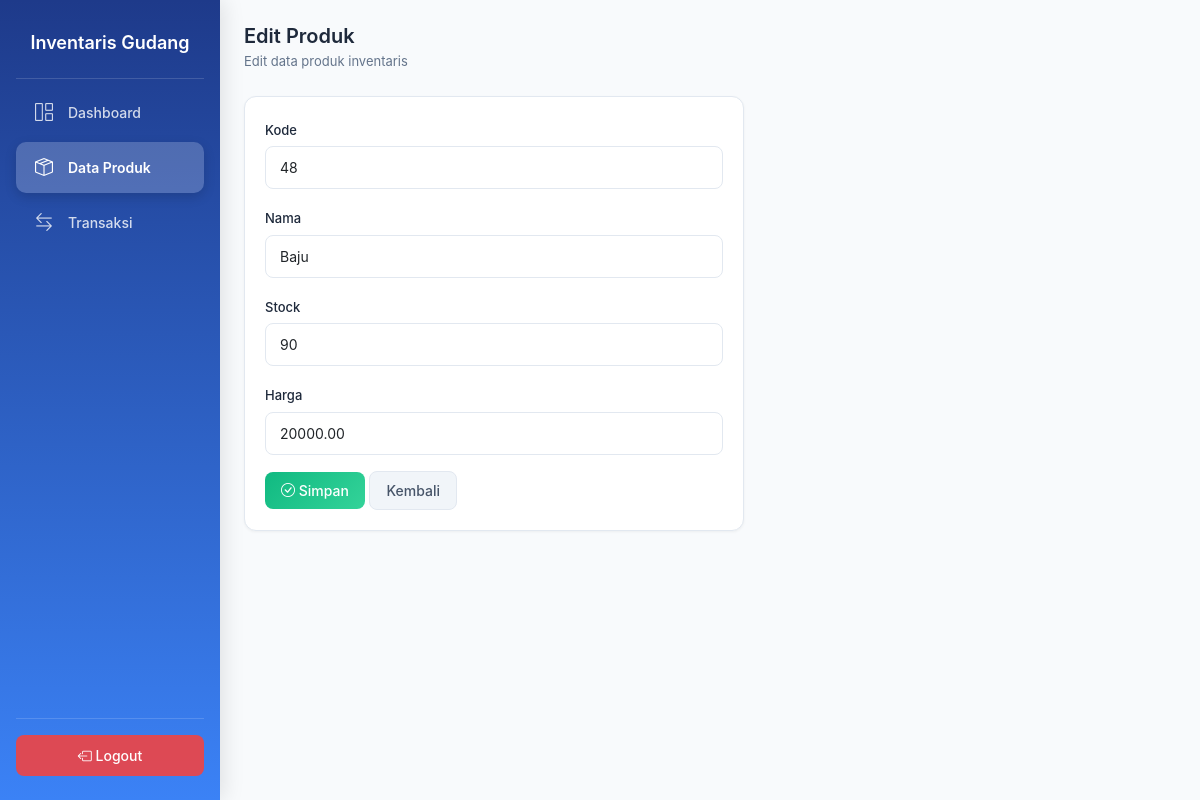
/products/edit.php?id=3 (signed in), run on the app's committed database.
### tables this page shows
CREATE TABLE `products` (
  `id` int NOT NULL,
  `name` varchar(100) DEFAULT NULL,
  `stock` int DEFAULT NULL,
  `price` decimal(10,2) DEFAULT NULL,
  `code` varchar(20) DEFAULT NULL,
  `status` enum('aktif','nonaktif') DEFAULT 'aktif'
);

### products/edit.php (the view, shortened to what this page needs)
<?php
include '../config/koneksi.php';
$id = (int)$_GET['id'];
$cek = mysqli_query($conn, "SELECT * FROM products WHERE id = $id");
$produk = mysqli_fetch_assoc($cek);
?>
<!DOCTYPE html>
<html>
<head>
    <link href="https://cdn.jsdelivr.net/npm/bootstrap@5.3.3/dist/css/bootstrap.min.css" rel="stylesheet">
    <link rel="stylesheet" href="../assets/css/style.css">
    <link rel="stylesheet" href="https://cdn.jsdelivr.net/npm/bootstrap-icons@1.11.3/font/bootstrap-icons.css">
</head>
<body>
<div class="sidebar">
    <h5 class="logo">Inventaris Gudang</h5>
    <ul class="menu">
        <li>
            <a href="../dashboard.php" class="menu-item">
                <i class="bi bi-grid-1x2"></i>
                Dashboard
            </a>
        </li>
        <li>
            <a href="index.php" class="menu-item active">
                <i class="bi bi-box-seam"></i>
                Data Produk
            </a>
        </li>
        <li>
            <a href="../transactions/index.php" class="menu-item">
                <i class="bi bi-arrow-left-right"></i>
                Transaksi
            </a>
        </li>
    </ul>
    <div class="logout-area">
        <a href="../logout.php" class="logout-btn">
            <i class="bi bi-box-arrow-left"></i> Logout
        </a>
    </div>
</div>
    <div class="main-content">
        <h4 class="mb-1">Edit Produk</h4>
        <p class="text-muted small mb-4">Edit data produk inventaris</p>
        <div class="card" style="max-width: 500px;">
            <div class="card-body">
                <form method="POST">
                    <div class="mb-3">
                        <label class="form-label">Kode</label>
                        <input type="text" name="code" class="form-control" value="<?= $produk['code']; ?>" required>
                    </div>
                    <div class="mb-3">
                        <label class="form-label">Nama</label>
                        <input type="text" name="name" class="form-control" value="<?= $produk['name']; ?>" required>
                    </div>
                    <div class="mb-3">
                        <label class="form-label">Stock</label>
                        <input type="number" name="stock" class="form-control" value="<?= $produk['stock']; ?>" required min="0">
                    </div>
                    <div class="mb-3">
                        <label class="form-label">Harga</label>
                        <input type="number" step="0.01" name="price" class="form-control" value="<?= $produk['price']; ?>" required min="0">
                    </div>
                    <button type="submit" name="simpan" class="btn btn-success">
                        <i class="bi bi-check-circle"></i> Simpan
                    </button>
                    <a href="index.php" class="btn btn-secondary">Kembali</a>
                </form>
            </div>
        </div>
    </div>
</html>

### assets/css/style.css (style rules this page uses)
:root { --blue-primary: #3B82F6; --blue-primary-light: #60A5FA; --blue-primary-dark: #2563EB; --blue-dark: #1E40AF; --blue-success: #10B981; --blue-warning: #F59E0B; --blue-danger: #EF4444; --blue-light: #EFF6FF; --blue-bg: #F8FAFC; --blue-white: #ffffff; --blue-border: #E2E8F0; --blue-text: #1E293B; --blue-text-muted: #64748B; }
* { margin: 0; padding: 0; box-sizing: border-box; }
body { background-color: var(--blue-bg); color: var(--blue-text); font-family: -apple-system, BlinkMacSystemFont, "Segoe UI", Roboto, "Helvetica Neue", Arial, sans-serif; }
.sidebar { position: fixed; left: 0; top: 0; width: 220px; height: 100vh; background: linear-gradient(180deg, #1E3A8A 0%, #3B82F6 100%); padding: 24px 16px; display: flex; flex-direction: column; z-index: 1000; box-shadow: 4px 0 20px rgba(0, 0, 0, 0.1); }
.logo { color: #ffffff; font-size: 18px; font-weight: 600; text-align: center; padding: 8px 0 24px; margin-bottom: 8px; border-bottom: 1px solid rgba(255, 255, 255, 0.15); }
.menu { list-style: none; padding: 0; margin: 0; flex: 1; }
.menu li { margin-bottom: 4px; }
.menu-item { display: flex; align-items: center; gap: 12px; padding: 12px 16px; color: rgba(255, 255, 255, 0.8); text-decoration: none; border-radius: 10px; font-size: 14px; font-weight: 500; transition: all 0.3s ease; }
.menu-item.active { background-color: rgba(255, 255, 255, 0.2); color: #ffffff; font-weight: 600; box-shadow: 0 4px 12px rgba(0, 0, 0, 0.15); }
.menu-item i { font-size: 18px; width: 24px; text-align: center; }
.logout-area { padding-top: 16px; border-top: 1px solid rgba(255, 255, 255, 0.15); }
.logout-btn { display: block; text-align: center; padding: 10px 16px; background-color: rgba(239, 68, 68, 0.9); color: #ffffff; text-decoration: none; border-radius: 8px; font-size: 14px; font-weight: 500; transition: all 0.3s ease; }
.main-content { margin-left: 220px; padding: 24px; min-height: 100vh; }
.card { border-radius: 12px; border: 1px solid var(--blue-border); box-shadow: 0 1px 3px rgba(0, 0, 0, 0.05); background: var(--blue-white); margin-bottom: 20px; }
.card-body { padding: 20px; }
.form-label { font-size: 13px; font-weight: 500; color: var(--blue-text); margin-bottom: 6px; }
.form-control { border: 1px solid var(--blue-border); background: var(--blue-white); border-radius: 8px; padding: 10px 14px; font-size: 14px; transition: all 0.3s ease; }
.btn { padding: 8px 16px; border-radius: 8px; font-size: 14px; font-weight: 500; transition: all 0.3s ease; }
.btn-success { background: linear-gradient(135deg, #10B981 0%, #34D399 100%); border: none; }
.btn-secondary { background: #F1F5F9; border: 1px solid var(--blue-border); color: #475569; }
h4 { font-size: 20px; font-weight: 600; color: var(--blue-text); margin-bottom: 4px; }
.text-muted { color: var(--blue-text-muted) !important; font-size: 13px; }
a { color: var(--blue-primary); text-decoration: none; transition: color 0.2s ease; }

### data on the page
products: code "48", name "Baju", stock "90", price "20000.00"
